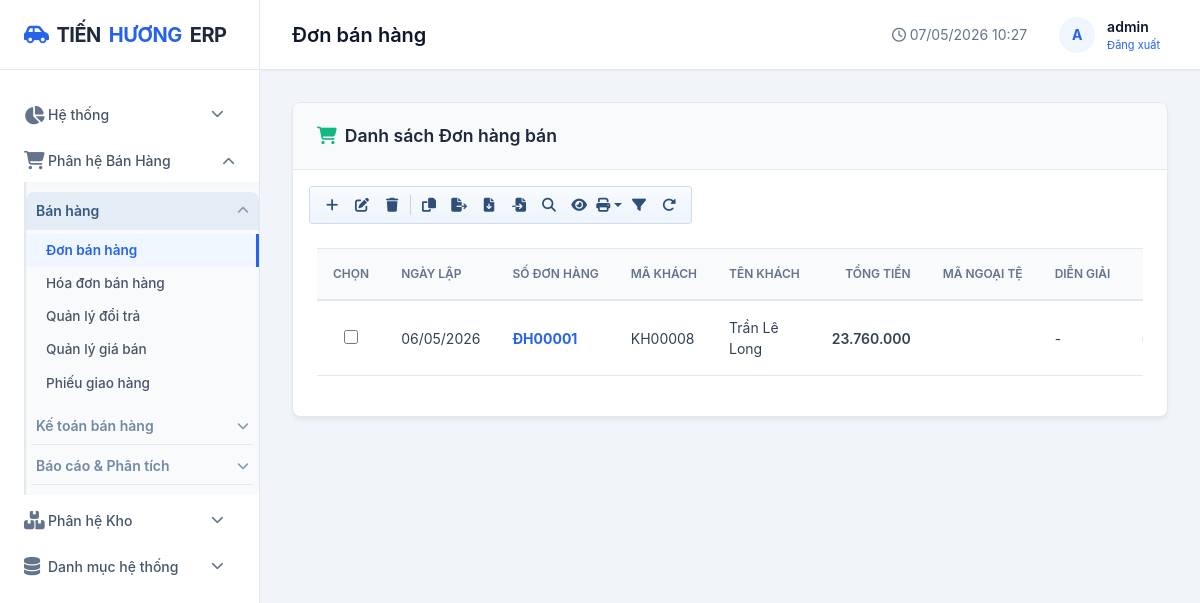
The page /ban-hang/ (signed in) on the database its author committed.
### apps/ban_hang/models.py (models this page shows, shortened)
class DonBan(AccountingPeriodLockMixin, models.Model):
    accounting_period_date_field = 'ngay_chung_tu'
    accounting_period_label = 'đơn bán hàng'
    TRANG_THAI_DON_BAN = [
        ('1', '1 - Lập chứng từ'),
        ('2', '2 - Giao 1 phần'),
        ('3', '3 - Hoàn thành'),
    ]
    so_don = models.CharField(max_length=30, unique=True, verbose_name='Số đơn bán')
    ngay_chung_tu = models.DateField(default=datetime.date.today, verbose_name='Ngày chứng từ')
    ngay_ban = models.DateField(default=datetime.date.today, verbose_name='Ngày bán')
    khach_hang = models.ForeignKey(KhachHang, on_delete=models.SET_NULL, null=True, blank=True,
                                    verbose_name='Khách hàng')
    ten_kh = models.CharField(max_length=200, blank=True, verbose_name='Tên KH')
    sdt_kh = models.CharField(max_length=15, blank=True, verbose_name='SĐT KH')
    dia_chi_kh = models.CharField(max_length=300, blank=True, verbose_name='Địa chỉ KH')
    mst_kh = models.CharField(max_length=20, blank=True, verbose_name='MST KH')
    nguoi_mua_hang = models.CharField(max_length=120, blank=True, verbose_name='Người mua hàng')
    ma_nv_ban_hang = models.CharField(max_length=30, blank=True, verbose_name='Mã nhân viên bán hàng')
    xe_kh = models.CharField(max_length=100, blank=True, verbose_name='Xe KH')
    kho = models.ForeignKey(Kho, on_delete=models.PROTECT, verbose_name='Kho xuất')
    nhan_vien_ban = models.ForeignKey(User, on_delete=models.SET_NULL, null=True,
                                       verbose_name='Nhân viên bán')
    tong_tien_hang = models.DecimalField(max_digits=18, decimal_places=0, default=0)
    tong_so_luong = models.DecimalField(max_digits=18, decimal_places=2, default=0, verbose_name='Tổng số lượng')
    chiet_khau_dh = models.DecimalField(max_digits=18, decimal_places=0, default=0,
                                         verbose_name='Chiết khấu đơn hàng')
    ty_gia = models.DecimalField(max_digits=18, decimal_places=4, default=1, verbose_name='Tỷ giá')
    tong_thue = models.DecimalField(max_digits=18, decimal_places=0, default=0)
    tong_thanh_toan = models.DecimalField(max_digits=18, decimal_places=0, default=0,
                                           verbose_name='Tổng thanh toán')
    da_thu = models.DecimalField(max_digits=18, decimal_places=0, default=0,
                                  verbose_name='Đã thu')
    con_no = models.DecimalField(max_digits=18, decimal_places=0, default=0,
                                  verbose_name='Còn nợ')
    han_thanh_toan = models.DateField(null=True, blank=True, verbose_name='Hạn thanh toán')
    trang_thai = models.CharField(max_length=20, choices=TRANG_THAI_DON_BAN, default='1',
                                   verbose_name='Trạng thái')
    ghi_chu = models.TextField(blank=True, verbose_name='Ghi chú')
    ngay_tao = models.DateTimeField(auto_now_add=True)
    class Meta:
        db_table = 'ban_hang_donban'
        verbose_name = 'Đơn bán hàng'
        verbose_name_plural = 'Đơn bán hàng'
        ordering = ['-ngay_chung_tu', '-ngay_ban', '-ngay_tao']

### apps/danh_muc/models.py (models this page shows, shortened)
class KhachHang(models.Model):
    LOAI_KH = [
        ("1", "Cá nhân"),
        ("2", "Doanh nghiệp"),
        ("3", "Khác"),
    ]
    ma_kh = models.CharField(max_length=20, unique=True, verbose_name="Mã khách hàng")
    ten_kh = models.CharField(max_length=200, verbose_name="Tên khách hàng")
    la_khach_hang = models.BooleanField(default=True, verbose_name="Khách hàng")
    la_nha_cung_cap = models.BooleanField(default=False, verbose_name="Nhà cung cấp")
    la_nhan_vien = models.BooleanField(default=False, verbose_name="Nhân viên bán hàng")
    loai_kh = models.CharField(max_length=20, choices=LOAI_KH, default="1", verbose_name="Loại khách hàng")
    ma_so_thue = models.CharField(max_length=20, blank=True, verbose_name="Mã số thuế")
    dia_chi = models.CharField(max_length=300, blank=True, verbose_name="Địa chỉ")
    so_dien_thoai = models.CharField(max_length=15, verbose_name="Số điện thoại")
    email = models.EmailField(blank=True, verbose_name="Email")
    han_muc_cong_no = models.DecimalField(max_digits=18, decimal_places=0, default=0, verbose_name="Hạn mức công nợ")
    so_ngay_no_max = models.IntegerField(default=0, verbose_name="Số ngày nợ tối đa")
    chiet_khau_mac_dinh = models.DecimalField(max_digits=5, decimal_places=2, default=0, verbose_name="Chiết khấu mặc định (%)")
    ghi_chu = models.TextField(blank=True, verbose_name="Ghi chú")
    trang_thai = models.BooleanField(default=True, verbose_name="Trạng thái")
    ngay_tao = models.DateTimeField(auto_now_add=True)
    nhom_kh = models.ForeignKey(
        NhomKhachHang,
        on_delete=models.SET_NULL,
        null=True,
        blank=True,
        verbose_name="Nhóm khách hàng",
    )
    class Meta:
        db_table = "danh_muc_khachhang"
        verbose_name = "Khách hàng"
        verbose_name_plural = "Danh sách khách hàng"
        ordering = ["ma_kh"]

### apps/ban_hang/views.py (the view)
# urls.py: path('', views.don_ban_list, name='don_ban_list'),
@login_required
def don_ban_list(request):
    q = request.GET.get('q', '')
    trang_thai = request.GET.get('trang_thai', '')
    items = DonBan.objects.select_related('khach_hang', 'kho')
    if q:
        items = items.filter(Q(so_don__icontains=q) | Q(ten_kh__icontains=q) |
                             Q(sdt_kh__icontains=q))
    if trang_thai:
        items = items.filter(trang_thai=trang_thai)
    context = {
        'items': items[:50],
        'q': q,
        'trang_thai_filter': trang_thai,
        'page_title': 'Đơn bán hàng',
        'active_menu': 'don_ban',
    }
    return render(request, 'ban_hang/don_ban_list.html', context)

### templates/ban_hang/don_ban_list.html (shortened to what this page needs)
{% extends 'base.html' %}
{% load humanize %}
{% load money_filters %}
{% block content %}
<div class="card">
    <div class="card-header">
        <div class="card-title"><i class="fas fa-shopping-cart text-success"></i> Danh sách Đơn hàng bán</div>
    </div>
    <div class="px-3 pt-3">
        <div class="erp-toolbar" role="toolbar" aria-label="Thanh thao tác đơn hàng">
            <a href="{% url 'don_ban_them' %}" class="erp-toolbar-btn" title="Thêm mới" aria-label="Thêm mới"><i class="fas fa-plus"></i></a>
            <button type="button" class="erp-toolbar-btn" id="btnDonEdit" title="Sửa" aria-label="Sửa"><i class="fas fa-pen-to-square"></i></button>
            <button type="button" class="erp-toolbar-btn" id="btnDonDelete" title="Xóa" aria-label="Xóa"><i class="fas fa-trash"></i></button>
            <button type="button" class="erp-toolbar-btn" id="btnDonCopy" title="Chép dữ liệu" aria-label="Chép dữ liệu"><i class="fas fa-copy"></i></button>
            <a href="{% url 'don_ban_export_data' %}?{{ request.GET.urlencode }}" class="erp-toolbar-btn" title="Kết xuất dữ liệu" aria-label="Kết xuất dữ liệu"><i class="fas fa-file-export"></i></a>
            <a href="{% url 'don_ban_export_template' %}" class="erp-toolbar-btn" title="Tải tệp xuống (mẫu)" aria-label="Tải tệp xuống (mẫu)"><i class="fas fa-file-arrow-down"></i></a>
            <button type="button" class="erp-toolbar-btn" id="btnDonImport" title="Đẩy dữ liệu lên" aria-label="Đẩy dữ liệu lên"><i class="fas fa-file-import"></i></button>
            <button type="button" class="erp-toolbar-btn" id="btnDonSearch" title="Tìm kiếm" aria-label="Tìm kiếm"><i class="fas fa-magnifying-glass"></i></button>
            <button type="button" class="erp-toolbar-btn" id="btnDonView" title="Xem" aria-label="Xem"><i class="fas fa-eye"></i></button>
            <div class="btn-group">
                <button type="button" class="erp-toolbar-btn dropdown-toggle" data-bs-toggle="dropdown" title="In" aria-label="In"><i class="fas fa-print"></i></button>
            </div>
            <button type="button" class="erp-toolbar-btn" id="btnDonQuery" title="Truy vấn" aria-label="Truy vấn"><i class="fas fa-filter"></i></button>
            <button type="button" class="erp-toolbar-btn" onclick="window.location.reload()" title="Làm mới" aria-label="Làm mới"><i class="fas fa-rotate-right"></i></button>
        </div>
    </div>
    <div class="card-body">
        <div class="table-responsive">
            <table class="table">
                <thead>
                    <tr>
                        <th style="width:42px;">Chọn</th>
                        <th>Ngày lập</th>
                        <th>Số đơn hàng</th>
                        <th>Mã khách</th>
                        <th>Tên khách</th>
                        <th class="text-right">Tổng tiền</th>
                        <th>Mã ngoại tệ</th>
                        <th>Diễn giải</th>
                        <th>Trạng thái</th>
                    </tr>
                </thead>
                <tbody>
                    {% for item in items %}
                    <tr>
                        <td class="text-center"><input type="checkbox" name="selected_don" class="erp-row-select" value="{{ item.pk }}" data-detail-url="{% url 'don_ban_detail' item.pk %}" data-edit-url="{% url 'don_ban_sua' item.pk %}" data-delete-url="{% url 'don_ban_xoa' item.pk %}" data-trang-thai="{{ item.trang_thai }}"></td>
                        <td>{{ item.ngay_chung_tu|date:"d/m/Y" }}</td>
                        <td><a href="{% url 'don_ban_detail' item.pk %}"><strong>{{ item.so_don }}</strong></a></td>
                        <td>{{ item.khach_hang.ma_kh|default:"-" }}</td>
                        <td>{{ item.ten_kh }}</td>
                        <td class="text-right fw-semibold">{{ item.tong_thanh_toan|vnd }}</td>
                        <td>{{ item.ma_ngoai_te }}</td>
                        <td>{{ item.ghi_chu|default:"-"|truncatechars:40 }}</td>
                        <td>
                        </td>
                    </tr>
                    {% empty %}
                    <tr><td colspan="9" class="text-center text-muted">Không tìm thấy đơn hàng bán phù hợp.</td></tr>
                    {% endfor %}
                </tbody>
            </table>
        </div>
    </div>
</div>
{% endblock %}

### templates/base.html (shortened to what this page needs)
<!DOCTYPE html>
<html lang="vi">
<head>
    <link rel="stylesheet" href="https://cdnjs.cloudflare.com/ajax/libs/font-awesome/6.4.0/css/all.min.css">
    <link href="https://cdn.jsdelivr.net/npm/bootstrap@5.3.0/dist/css/bootstrap.min.css" rel="stylesheet">
    <link rel="stylesheet" href="/static/css/style.css?v=6">
</head>
<body>
    <div class="app-container">
        <aside class="sidebar">
            <div class="sidebar-header">
                <a href="{% url 'dashboard' %}" class="logo">
                    <i class="fas fa-car-side" style="color: var(--accent-color);"></i>
                    TIẾN <span>HƯƠNG</span> ERP
                </a>
            </div>
            <nav class="sidebar-nav">
                <div class="nav-item {% if active_menu == 'dashboard' or active_menu == 'so_cai' or active_menu == 'so_nhat_ky_chung' or active_menu == 'ky_ke_toan' %}open{% endif %}">
                    <a href="#" class="nav-link dropdown-toggle" onclick="toggleSubmenu(event, this)">
                        <i class="fas fa-chart-pie"></i> Hệ thống
                        <i class="fas fa-chevron-down ms-auto"></i>
                    </a>
                </div>
                <div class="nav-item {% if active_menu == 'don_ban' or active_menu == 'hoa_don_ban' or active_menu == 'doi_tra' or active_menu == 'gia_ban' or active_menu == 'phieu_giao_hang' or active_menu == 'phieu_thu' or active_menu == 'phieu_chi' or active_menu == 'cong_no_kh' or active_menu == 'bao_cao_bh' %}open{% endif %}">
                    <a href="#" class="nav-link dropdown-toggle" onclick="toggleSubmenu(event, this)">
                        <i class="fas fa-shopping-cart"></i> Phân hệ Bán Hàng
                        <i class="fas fa-chevron-down ms-auto"></i>
                    </a>
                    <div class="submenu">
                        <div class="warehouse-group {% if active_menu == 'don_ban' or active_menu == 'hoa_don_ban' or active_menu == 'doi_tra' or active_menu == 'gia_ban' or active_menu == 'phieu_giao_hang' %}open{% endif %}">
                            <button type="button" class="warehouse-group-toggle" onclick="toggleWarehouseGroup(event, this)">
                                <span>Bán hàng</span>
                                <i class="fas fa-chevron-down"></i>
                            </button>
                            <div class="warehouse-group-body">
                                <a href="{% url 'don_ban_list' %}" class="submenu-link {% if active_menu == 'don_ban' %}active{% endif %}">Đơn bán hàng</a>
                                <a href="{% url 'hoa_don_ban_list' %}" class="submenu-link {% if active_menu == 'hoa_don_ban' %}active{% endif %}">Hóa đơn bán hàng</a>
                                <a href="{% url 'phieu_doi_tra_list' %}" class="submenu-link {% if active_menu == 'doi_tra' %}active{% endif %}">Quản lý đổi trả</a>
                                <a href="{% url 'gia_ban_list' %}" class="submenu-link {% if active_menu == 'gia_ban' %}active{% endif %}">Quản lý giá bán</a>
                                <a href="{% url 'phieu_giao_hang_list' %}" class="submenu-link {% if active_menu == 'phieu_giao_hang' %}active{% endif %}">Phiếu giao hàng</a>
                            </div>
                        </div>
                        <div class="warehouse-group {% if active_menu == 'phieu_thu' or active_menu == 'phieu_chi' %}open{% endif %}">
                            <button type="button" class="warehouse-group-toggle" onclick="toggleWarehouseGroup(event, this)">
                                <span>Kế toán bán hàng</span>
                                <i class="fas fa-chevron-down"></i>
                            </button>
                        </div>
                        <div class="warehouse-group {% if active_menu == 'cong_no_kh' or active_menu == 'bao_cao_bh' %}open{% endif %}">
                            <button type="button" class="warehouse-group-toggle" onclick="toggleWarehouseGroup(event, this)">
                                <span>Báo cáo &amp; Phân tích</span>
                                <i class="fas fa-chevron-down"></i>
                            </button>
                        </div>
                    </div>
                </div>
                <div class="nav-item ">
                    <a href="#" class="nav-link dropdown-toggle" onclick="toggleSubmenu(event, this)">
                        <i class="fas fa-boxes"></i> Phân hệ Kho
                        <i class="fas fa-chevron-down ms-auto"></i>
                    </a>
                </div>
                <div class="nav-item ">
                    <a href="#" class="nav-link dropdown-toggle" onclick="toggleSubmenu(event, this)">
                        <i class="fas fa-database"></i> Danh mục hệ thống
                        <i class="fas fa-chevron-down ms-auto"></i>
                    </a>
                </div>
            </nav>
        </aside>
        <main class="main-wrapper">
            <header class="header">
                <div class="header-title">{{ page_title }}</div>
                <div class="header-right">
                    <span class="text-muted"><i class="far fa-clock"></i> {% now "d/m/Y H:i" %}</span>
                    <div class="user-menu">
                        <div class="avatar">
                            {{ user.username|make_list|first|upper|default:"A" }}
                        </div>
                        <div>
                            <div class="fw-semibold">{{ user.username }}</div>
                            <div style="font-size: 11px; color: var(--text-muted);">
                                <form action="{% url 'logout' %}" method="post" style="display:inline;">
                                    <button type="submit" style="background:none; border:none; color:var(--accent-color); cursor:pointer;">Đăng xuất</button>
                                </form>
                            </div>
                        </div>
                    </div>
                </div>
            </header>
            <div class="content">
                {% block content %}{% endblock %}
            </div>
        </main>
    </div>
</body>
</html>

### rows shown on the page
DonBan: ngay_chung_tu "06/05/2026", so_don "ĐH00001", khach_hang.ma_kh "KH00008", ten_kh "Trần Lê Long", tong_thanh_toan|vnd "23.760.000", ghi_chu "-"

### other values the page prints
{{ page_title }} "Đơn bán hàng"
{{ user.username|make_list|first|upper|default:"A" }} "A"
{{ user.username }} "admin"
